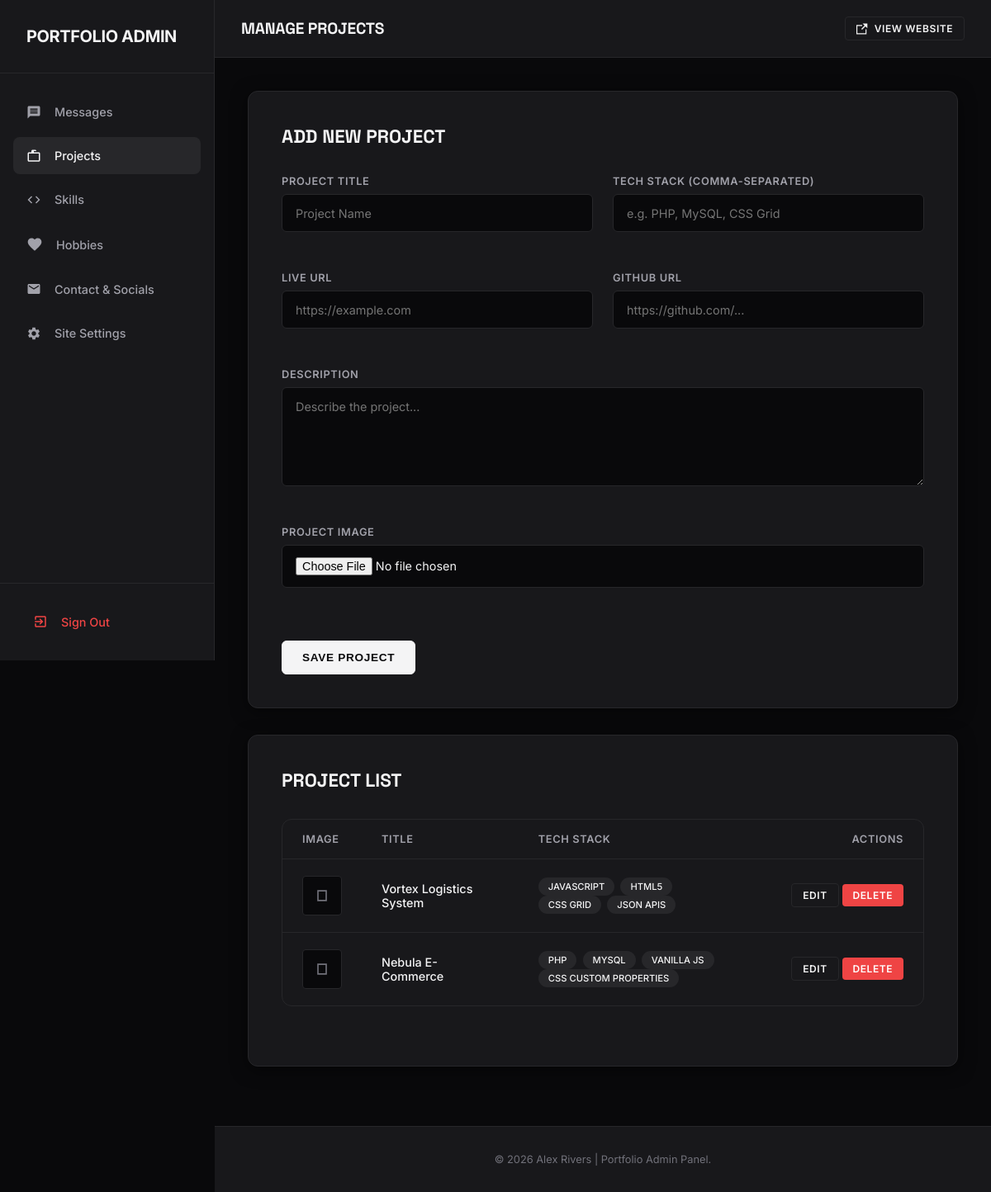
Screenshot of /admin/projects.php (signed in) with the database file from the repository.
### tables this page shows
CREATE TABLE IF NOT EXISTS `projects` (
    `id` INT AUTO_INCREMENT PRIMARY KEY,
    `title` VARCHAR(255) NOT NULL,
    `description` TEXT NOT NULL,
    `image` VARCHAR(255) NULL,
    `tech_stack` VARCHAR(255) NOT NULL,
    `live_url` VARCHAR(255) NULL,
    `github_url` VARCHAR(255) NULL
);

### admin/projects.php (the view, shortened to what this page needs)
<?php
require_once __DIR__ . '/../includes/header.php';
$edit_project = null;
$action = isset($_GET['action']) ? $_GET['action'] : 'list';
$project_id = isset($_GET['id']) ? intval($_GET['id']) : 0;
$projects = [];
try {
    $projects = $pdo->query("SELECT * FROM projects ORDER BY id DESC")->fetchAll();
} catch (Exception $e) {}
?>
<?php if ($action === 'edit' && $edit_project): ?>
    <div class="admin-card">
        <h3 class="card-title">Edit Project</h3>
        <form action="projects.php?action=edit&id=<?php echo $project_id; ?>" method="POST" enctype="multipart/form-data">
            <input type="hidden" name="submit_type" value="edit">
            <input type="hidden" name="current_image" value="<?php echo htmlspecialchars($edit_project['image']); ?>">
            <div class="form-grid">
                <div class="form-group">
                    <label for="title">Project Title</label>
                    <input type="text" id="title" name="title" class="form-control" value="<?php echo htmlspecialchars($edit_project['title']); ?>" required>
                </div>
                <div class="form-group">
                    <label for="tech_stack">Tech Stack (comma-separated)</label>
                    <input type="text" id="tech_stack" name="tech_stack" class="form-control" placeholder="e.g. PHP, MySQL, CSS Grid" value="<?php echo htmlspecialchars($edit_project['tech_stack']); ?>">
                </div>
                <div class="form-group">
                    <label for="live_url">Live URL</label>
                    <input type="url" id="live_url" name="live_url" class="form-control" placeholder="https://example.com" value="<?php echo htmlspecialchars($edit_project['live_url']); ?>">
                </div>
                <div class="form-group">
                    <label for="github_url">GitHub URL</label>
                    <input type="url" id="github_url" name="github_url" class="form-control" placeholder="https://github.com/..." value="<?php echo htmlspecialchars($edit_project['github_url']); ?>">
                </div>
                <div class="form-group full-width">
                    <label for="description">Description</label>
                    <textarea id="description" name="description" class="form-control" required><?php echo htmlspecialchars($edit_project['description']); ?></textarea>
                </div>
                <div class="form-group full-width">
                    <label for="image">Project Image</label>
                    <input type="file" id="image" name="image" class="form-control image-upload-input" accept="image/*">
                    <div class="image-preview-container">
                        <img src="../<?php echo !empty($edit_project['image']) && file_exists(__DIR__ . '/../' . $edit_project['image']) ? htmlspecialchars($edit_project['image']) : 'assets/css/placeholder.jpg'; ?>" class="image-preview" alt="Preview" style="<?php echo !empty($edit_project['image']) ? '' : 'display:none;'; ?>">
                        <span style="font-size: 0.8rem; color: var(--text-secondary);">Select new image to replace current.</span>
                    </div>
                </div>
            </div>
            <div style="margin-top: 2rem; display: flex; gap: 1rem;">
                <button type="submit" class="btn btn-primary">Update Project</button>
                <a href="projects.php" class="btn btn-secondary">Cancel</a>
            </div>
        </form>
    </div>
<?php else: ?>
    <div class="admin-card">
        <h3 class="card-title">Add New Project</h3>
        <form action="projects.php" method="POST" enctype="multipart/form-data">
            <div class="form-grid">
                <div class="form-group">
                    <label for="title">Project Title</label>
                    <input type="text" id="title" name="title" class="form-control" placeholder="Project Name" required>
                </div>
                <div class="form-group">
                    <label for="tech_stack">Tech Stack (comma-separated)</label>
                    <input type="text" id="tech_stack" name="tech_stack" class="form-control" placeholder="e.g. PHP, MySQL, CSS Grid">
                </div>
                <div class="form-group">
                    <label for="live_url">Live URL</label>
                    <input type="url" id="live_url" name="live_url" class="form-control" placeholder="https://example.com">
                </div>
                <div class="form-group">
                    <label for="github_url">GitHub URL</label>
                    <input type="url" id="github_url" name="github_url" class="form-control" placeholder="https://github.com/...">
                </div>
                <div class="form-group full-width">
                    <label for="description">Description</label>
                    <textarea id="description" name="description" class="form-control" placeholder="Describe the project..." required></textarea>
                </div>
                <div class="form-group full-width">
                    <label for="image">Project Image</label>
                    <input type="file" id="image" name="image" class="form-control image-upload-input" accept="image/*">
                </div>
            </div>
            <button type="submit" class="btn btn-primary" style="margin-top: 1.5rem;">Save Project</button>
        </form>
    </div>
    <div class="admin-card">
        <h3 class="card-title">Project List</h3>
        <?php if (!empty($projects)): ?>
            <div class="table-responsive">
                <table class="admin-table">
                    <thead>
                        <tr>
                            <th style="width: 10%;">Image</th>
                            <th style="width: 25%;">Title</th>
                            <th style="width: 35%;">Tech Stack</th>
                            <th style="width: 30%; text-align: right;">Actions</th>
                        </tr>
                    </thead>
                    <tbody>
                        <?php foreach ($projects as $proj): ?>
                            <tr>
                                <td>
                                    <?php if (!empty($proj['image']) && file_exists(__DIR__ . '/../' . $proj['image'])): ?>
                                        <img src="../<?php echo htmlspecialchars($proj['image']); ?>" alt="" style="width: 48px; height: 48px; object-fit: cover; border-radius: 4px; border: 1px solid var(--border);">
                                    <?php else: ?>
                                        <div style="width: 48px; height: 48px; display: flex; align-items: center; justify-content: center; background: var(--bg); border: 1px solid var(--border); border-radius: 4px; color: var(--text-muted);">
                                            <svg viewBox="0 0 24 24" style="width: 20px; height: 20px; fill: currentColor;"><path d="M5 4h14v16H5zm2 2v12h10V6z"/></svg>
                                        </div>
                                    <?php endif; ?>
                                </td>
                                <td style="font-weight: 500;"><?php echo htmlspecialchars($proj['title']); ?></td>
                                <td>
                                    <?php
                                    $stack = explode(',', $proj['tech_stack']);
                                    foreach ($stack as $s):
                                    ?>
                                        <span class="badge badge-neutral" style="margin-right: 3px; font-size: 0.7rem;"><?php echo htmlspecialchars(trim($s)); ?></span>
                                    <?php endforeach; ?>
                                </td>
                                <td style="text-align: right;">
                                    <a href="projects.php?action=edit&id=<?php echo $proj['id']; ?>" class="btn btn-secondary btn-sm">Edit</a>
                                    <a href="projects.php?action=delete&id=<?php echo $proj['id']; ?>" class="btn btn-danger btn-sm confirm-delete" data-confirm-message="Are you sure you want to delete this project? This will also remove the image file.">Delete</a>
                                </td>
                            </tr>
                        <?php endforeach; ?>
                    </tbody>
                </table>
            </div>
        <?php else: ?>
            <div style="text-align: center; padding: 2rem; color: var(--text-secondary);">
                <p>No projects have been added yet.</p>
            </div>
        <?php endif; ?>
    </div>
<?php endif; ?>
<?php
require_once __DIR__ . '/../includes/footer.php';
?>

### assets/css/admin.css (style rules this page uses)
:root { --bg: #09090b; --bg-sec: #18181b; --text-primary: #f4f4f5; --text-secondary: #a1a1aa; --text-muted: #71717a; --accent: #27272a; --accent-hover: #3f3f46; --accent-color: #ffffff; --border: #27272a; --border-hover: #3f3f46; --danger: #ef4444; --danger-hover: #dc2626; --success: #22c55e; --success-bg: rgba(34, 197, 94, 0.1); --glass-bg: rgba(24, 24, 27, 0.6); --card-shadow: 0 4px 20px 0 rgba(0, 0, 0, 0.5); --sidebar-width: 260px; --transition: all 0.3s cubic-bezier(0.16, 1, 0.3, 1); }
* { box-sizing: border-box; margin: 0; padding: 0; }
body { background-color: var(--bg); color: var(--text-primary); font-family: 'Inter', sans-serif; display: flex; min-height: 100vh; overflow-x: hidden; }
h1, h2, h3, h4, h5, h6 { font-family: 'Space Grotesk', sans-serif; font-weight: 700; color: var(--text-primary); }
a { color: inherit; text-decoration: none; }
.table-responsive { width: 100%; overflow-x: auto; background: var(--bg-sec); border: 1px solid var(--border); border-radius: 12px; margin-bottom: 2rem; }
.admin-table { width: 100%; border-collapse: collapse; text-align: left; }
.admin-table th { padding: 1rem 1.5rem; font-size: 0.8rem; font-weight: 600; text-transform: uppercase; letter-spacing: 0.05em; color: var(--text-secondary); border-bottom: 1px solid var(--border); }
.admin-table td { padding: 1.25rem 1.5rem; font-size: 0.9rem; border-bottom: 1px solid var(--border); vertical-align: middle; }
.admin-table tr:last-child td { border-bottom: none; }
.admin-card { background: var(--bg-sec); border: 1px solid var(--border); border-radius: 12px; padding: 2.5rem; margin-bottom: 2rem; box-shadow: var(--card-shadow); }
.card-title { font-size: 1.4rem; margin-bottom: 2rem; text-transform: uppercase; }
.form-grid { display: grid; grid-template-columns: 1fr 1fr; gap: 1.5rem; }
.form-group { display: flex; flex-direction: column; gap: 0.5rem; margin-bottom: 1.5rem; }
.form-group.full-width { grid-column: 1 / -1; }
.form-group label { font-size: 0.8rem; font-weight: 600; text-transform: uppercase; letter-spacing: 0.05em; color: var(--text-secondary); }
.form-control { width: 100%; max-width: 100%; background: var(--bg); border: 1px solid var(--border); border-radius: 6px; padding: 0.85rem 1rem; font-family: inherit; font-size: 0.9rem; color: var(--text-primary); transition: var(--transition); }
textarea.form-control { min-height: 120px; resize: vertical; }
.btn { display: inline-flex; align-items: center; justify-content: center; gap: 0.5rem; padding: 0.75rem 1.5rem; font-size: 0.85rem; font-weight: 600; text-transform: uppercase; letter-spacing: 0.05em; border-radius: 6px; cursor: pointer; border: none; transition: var(--transition); }
.btn-primary { background: var(--text-primary); color: var(--bg); border: 1px solid var(--text-primary); }
.btn-secondary { background: transparent; color: var(--text-primary); border: 1px solid var(--border); }
.btn-danger { background: var(--danger); color: white; }
.btn-sm { padding: 0.4rem 0.8rem; font-size: 0.75rem; border-radius: 4px; }
.badge { display: inline-flex; padding: 0.25rem 0.75rem; font-size: 0.75rem; font-weight: 500; border-radius: 20px; text-transform: uppercase; }
.badge-neutral { background: var(--accent); color: var(--text-primary); }

### rows the page displays
projects: title "Vortex Logistics System", tech_stack "JAVASCRIPT", tech_stack "HTML5", tech_stack "CSS GRID", tech_stack "JSON APIS"
projects: title "Nebula E-Commerce", tech_stack "PHP", tech_stack "MYSQL", tech_stack "VANILLA JS", tech_stack "CSS CUSTOM PROPERTIES"

### other values shown
$page_title "MANAGE PROJECTS"
$site_name "Alex Rivers | Portfolio"
